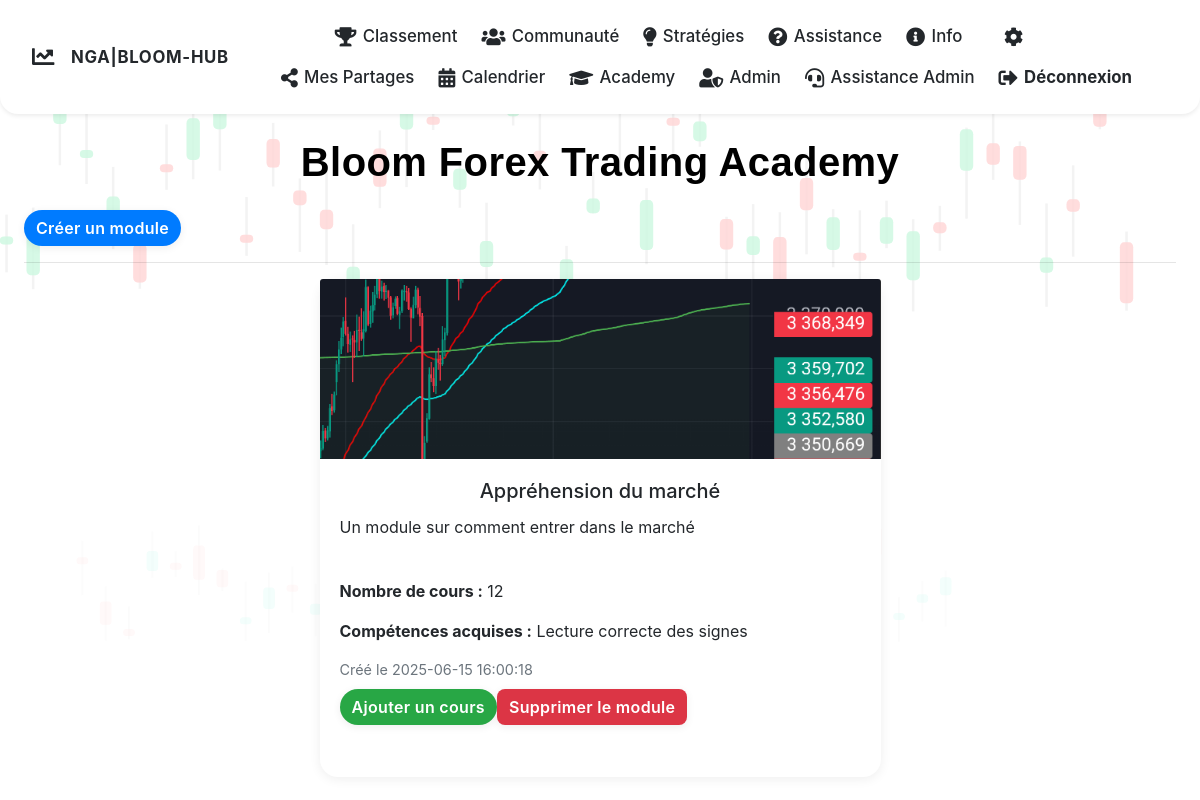
Before: /academy (signed in) with the older database file.
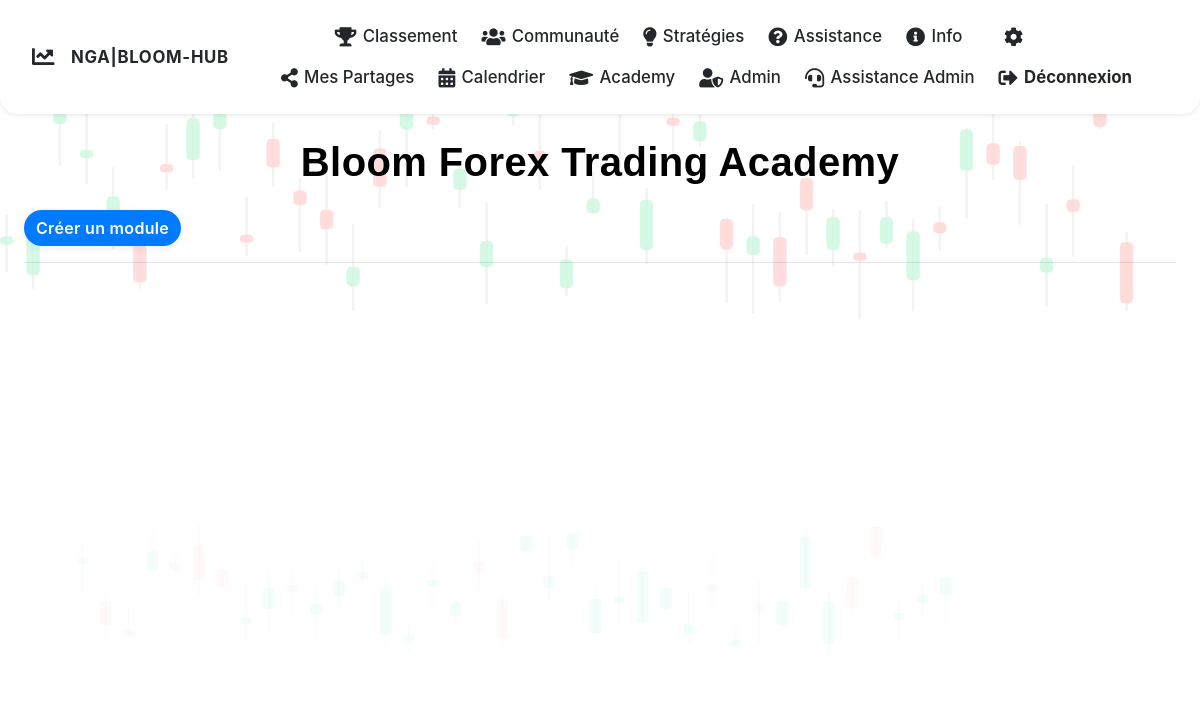
After: the same page with the newer database file.
### tables this page shows
CREATE TABLE modules (
    id INTEGER PRIMARY KEY AUTOINCREMENT,
    nom TEXT NOT NULL,
    description TEXT NOT NULL,
    prix REAL NOT NULL,
    competences TEXT NOT NULL,
    image TEXT
, nb_cours INTEGER DEFAULT 0, date_creation TEXT);

### main.py (the view)
@app.route('/academy')
def academy():
    conn = get_db_connection()
    conn.row_factory = sqlite3.Row
    modules = conn.execute('SELECT * FROM modules').fetchall()
    modules_list = []
    for module in modules:
        cours = conn.execute('SELECT * FROM cours WHERE module_id = ?', (module['id'],)).fetchall()
        modules_list.append({'module': module, 'cours': cours})
    conn.close()
    return render_template('academy.html', modules=modules_list)

### main.py (called while the page is built)
def get_db_connection():
    return sqlite3.connect(os.path.join(basedir, 'instance', 'trading_journal.db'))

@app.context_processor
def inject_site_name():
    return {'site_name': 'NGA|BLOOM-HUB'}

### templates/academy.html
{% extends 'base.html' %}
{% block content %}
<h1 class="academy-title">Bloom Forex Trading Academy</h1>
{% if session.get('is_admin') %}
<a href="{{ url_for('create_module') }}" class="btn btn-primary">Créer un module</a>
{% endif %}
<hr>
<div class="modules-list row justify-content-center">
    {% for item in modules %}
    {% set module = item.module %}
    <div class="col-md-6 mb-3">
        <div class="card module-card h-100" onclick="window.location='{{ url_for('module_detail', module_id=module.id) }}'" tabindex="0" aria-label="Ouvrir le module {{ module.nom }}">
            {% if module.image %}
            <img src="{{ url_for('static', filename='uploads/' ~ module.image) }}" alt="Image du module" class="card-img-top">
            {% endif %}
            <div class="card-body">
                <h5 class="card-title">{{ module.nom }}</h5>
                <p class="card-text">{{ module.description }}</p>
                <p><b>Nombre de cours :</b> {{ module.nb_cours }}</p>
                <p><b>Compétences acquises :</b> {{ module.competences }}</p>
                <p class="text-muted creation-date">Créé le {{ module.date_creation if module.date_creation else 'N/A' }}</p>
                <div class="d-flex flex-wrap gap-2 mt-2">
                    {% if session.get('is_admin') %}
                    <a href="{{ url_for('create_cours', module_id=module.id) }}" class="btn btn-success">Ajouter un cours</a>
                    <form method="post" action="{{ url_for('delete_module', module_id=module.id) }}" onsubmit="return confirm('Supprimer ce module et tous ses cours ?');" class="d-inline-block">
                        <button type="submit" class="btn btn-danger">Supprimer le module</button>
                    </form>
                    {% endif %}
                </div>
            </div>
        </div>
    </div>
    {% endfor %}
</div>
{% endblock %}

Changed rows visible on the page:
removed modules: image (picture), nom "Appréhension du marché", description "Un module sur comment entrer dans le marché", nb_cours "12", competences "Lecture correcte des signes", date_creation "2025-06-15 16:00:18"
Other visible differences:
list line gone: "Nombre de cours : Compétences acquises : Créé le Ajouter un cours Supprimer le module"
